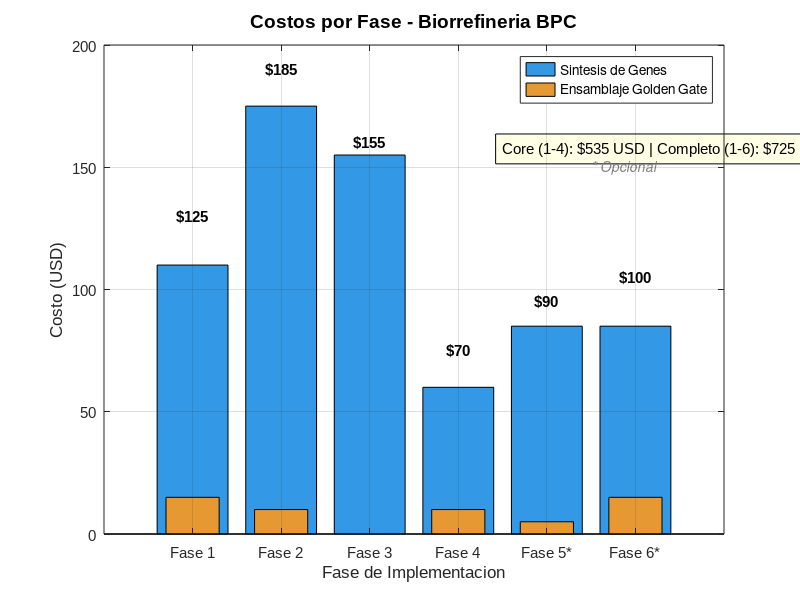

The MATLAB source for this figure:
%% ========================================================================
%  FIGURA 21 - COSTOS POR FASE DE IMPLEMENTACION (BARRAS APILADAS)
%  ========================================================================

fases = {'Fase 1', 'Fase 2', 'Fase 3', 'Fase 4', 'Fase 5*', 'Fase 6*'};
genes = [110, 175, 155, 60, 85, 85];
ensamblaje = [15, 10, 0, 10, 5, 15];
reactivos = [0, 0, 0, 0, 0, 0];

total_genes = sum(genes(1:4));
total_ensamblaje = sum(ensamblaje(1:4));

figure('Position', [100 100 1000 600]);

b1 = bar(genes, 'FaceColor', [0.2 0.6 0.9], 'EdgeColor', 'k');
hold on;
b2 = bar(ensamblaje, 'FaceColor', [0.9 0.6 0.2], 'EdgeColor', 'k', 'BarWidth', 0.6);

for i = 1:6
    total_i = genes(i) + ensamblaje(i);
    text(i, total_i + 5, sprintf('$%d', total_i), 'HorizontalAlignment', 'center', ...
        'FontSize', 11, 'FontWeight', 'bold', 'FontName', 'Arial');
end

set(gca, 'XTickLabel', fases, 'FontSize', 11, 'FontName', 'Arial');
xlabel('Fase de Implementacion', 'FontSize', 12, 'FontName', 'Arial');
ylabel('Costo (USD)', 'FontSize', 12, 'FontName', 'Arial');
title('Costos por Fase - Biorrefineria BPC', 'FontSize', 14, 'FontName', 'Arial');
legend([b1 b2], {'Sintesis de Genes', 'Ensamblaje Golden Gate'}, 'Location', 'northeast');
grid on;

text(4.5, max(genes)*0.9, sprintf('Core (1-4): $%d USD | Completo (1-6): $%d USD', ...
    total_genes+total_ensamblaje, sum(genes)+sum(ensamblaje)), ...
    'FontSize', 11, 'FontName', 'Arial', 'BackgroundColor', [1 1 0.9], ...
    'EdgeColor', 'k', 'Margin', 5);

text(5.5, 150, '* Opcional', 'FontSize', 10, 'FontAngle', 'italic', 'Color', [0.5 0.5 0.5]);

saveas(gcf, 'Fig21_Costos_Fases.png');
close all;
fprintf('  -> Figura 18 generada.\n');
